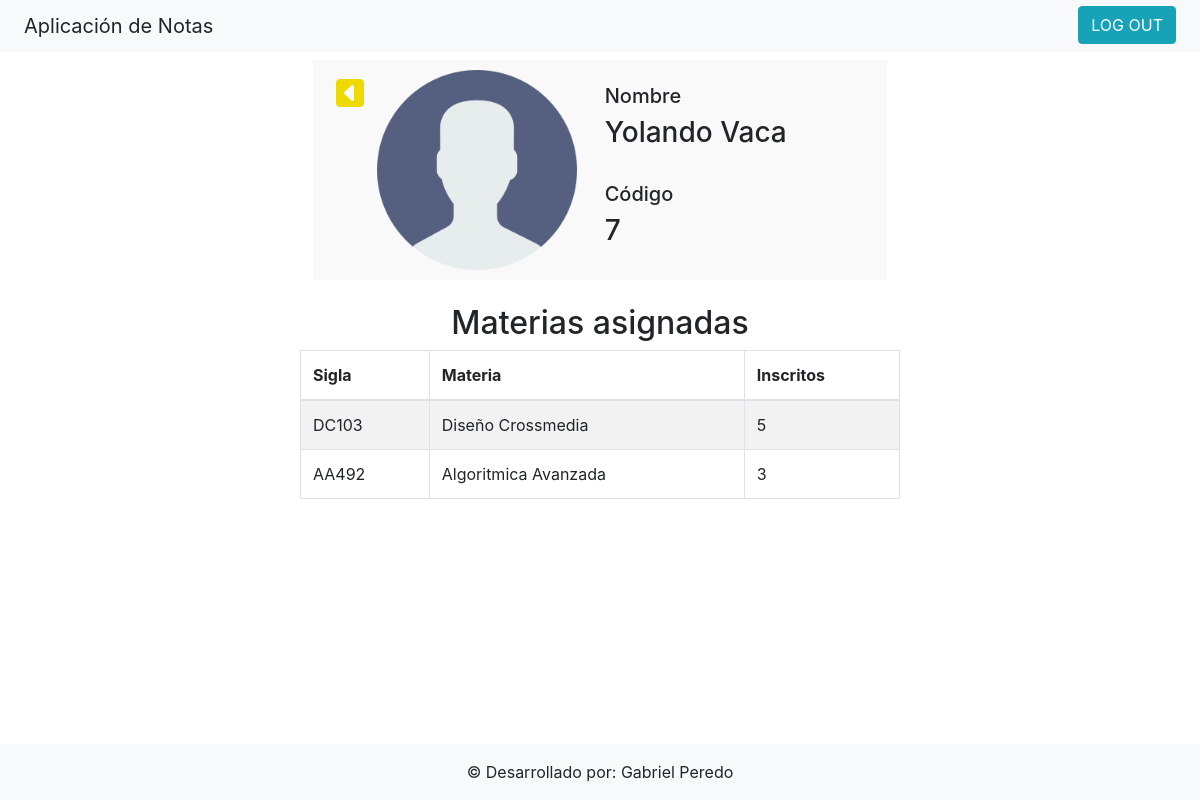
/detalle_docente/7 (signed in), run on the app's committed database.
### notas/models/materia.py (models this page shows, shortened)
class Materia(models.Model):
    id_materia = models.AutoField(primary_key=True)
    nombre = models.CharField(max_length=300)
    sigla = models.CharField(max_length=5)
    estudiantes = models.ManyToManyField(User, related_name='Estudiantes')
    docente = models.ForeignKey(User, on_delete=models.CASCADE, related_name='Docente', default=1)
    class Meta:
        db_table = "notas_materias"

### notas/views.py (the view)
# urls.py: path('detalle_docente/<int:id>', views.detalle_docente, name='Detalle docente'),
@permission_required('auth.view_user', login_url='/login/')
def detalle_docente(request, id):
    docente = User.objects.get(id=id)
    lista_materias_inscritas = Materia.objects.filter(docente=id)
    return render(request, 'administrador/detalles/detalle_docente.html', {
        'estudiante': docente,
        'lista_materias_inscritas': lista_materias_inscritas,
    })

### notas/templates/administrador/detalles/detalle_docente.html
{% extends 'base.html' %}
{% block content %}
    {% load static %}
    <main class="main">
        <section style="background: #f9f9f9; display: flex; padding: 10px">
            <a class="btn" href="{% url 'Ver docentes' %}">
                <span class="btn-infor">
                    <i class="fa fa-caret-square-left fa-2x"></i>
                </span>
            </a>
            <img src="{% static 'users.png' %}" alt="Foto de perfil" width="200">
            <div style="padding-left: 5%; min-width: 300px; margin-top: auto; margin-bottom: auto">
                <h5>Nombre</h5>
                <h3>{{ estudiante.first_name }} {{ estudiante.last_name }}</h3>
                <br>
                <h5>Código</h5>
                <h3>{{ estudiante.id }}</h3>
            </div>
        </section>
        <table class="table table-striped table-bordered w-50">
            <br>
            <div style="display: flex">
                <h2>Materias asignadas</h2>
            </div>
            <thead>
                <tr>
                    <th>
                        Sigla
                    </th>
                    <th>
                        Materia
                    </th>
                    <th>
                        Inscritos
                    </th>
                </tr>
            </thead>
            <tbody>
                {% for materia in lista_materias_inscritas %}
                <tr>
                    <td>
                        {{ materia.sigla }}
                    </td>
                    <td>
                        {{ materia.nombre }}
                    </td>
                    <td>
                        {{ materia.estudiantes.count }}
                    </td>
                </tr>
                {% endfor %}
            </tbody>
        </table>
    </main>
{% endblock %}

### templates/base.html (style rules this page uses)
html, body { height:100%; margin:0; display: flex; flex-direction: column; }
.main { display: flex; flex-direction: column; justify-content: center; align-items: center; padding-top: 5%; }
.btn-infor { color: #eed901; }

### data on the page
Materia: sigla "DC103", nombre "Diseño Crossmedia", estudiantes.count "5"
Materia: sigla "AA492", nombre "Algoritmica Avanzada", estudiantes.count "3"

### other printed values
{{ estudiante.first_name }} "Yolando"
{{ estudiante.last_name }} "Vaca"
{{ estudiante.id }} "7"
